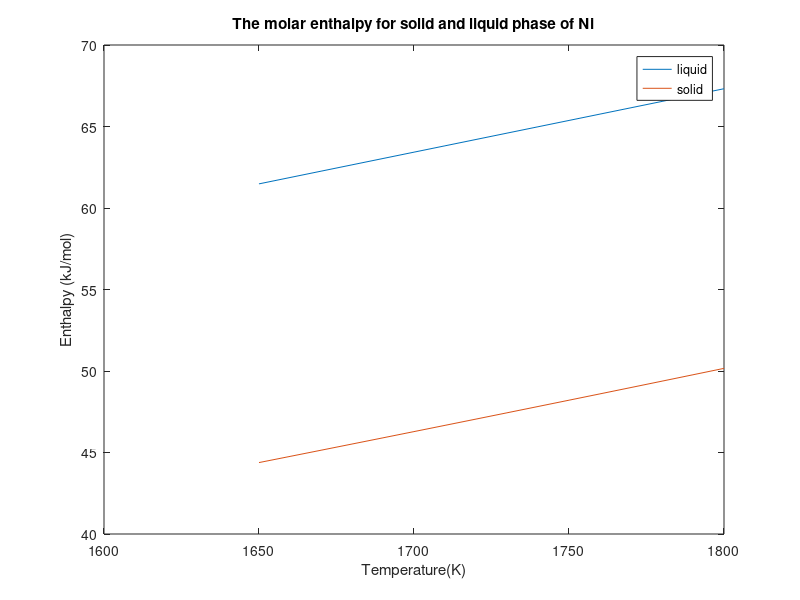

Recreate this plot in MATLAB.
function  c_1
t = [1650:10:1800];
x = [1.650:0.01:1.800];
A1 = 38.91103; B1 = 0; C1 = 0; D1 = 0; E1 = 0;F1 = -2.722630;
y_1 = A1*x +0.5*B1.*x.^2 + (1/3)*C1*x.^3 + (1/4)*D1*x.^4 - E1./x + F1;
A2 = 16.49839; B2 = 18.74913; C2 = -6.639841; D2 = 1.717278; E2 = 1.872051;
F2 = -0.467675;
y_2 = A2*x +0.5*B2.*x.^2 + (1/3)*C2*x.^3 + (1/4)*D2*x.^4 - E2./x + F2;
plot(t,y_1,t,y_2)
legend("liquid","solid");
title("The molar enthalpy for solid and liquid phase of Ni");
xlabel("Temperature(K)");
ylabel("Enthalpy (kJ/mol)")
 


end

